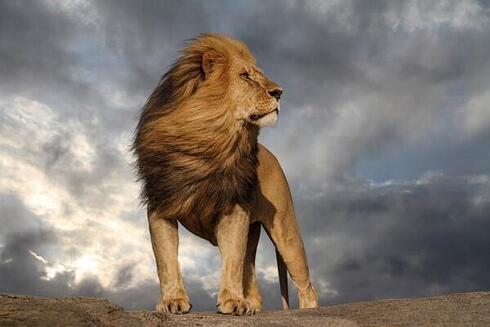
#> input picture uploads/8kd8qhz2do_Lion_King.jpg, 490 x 327 px
$ python -i app.py   (imports and definitions only)
#> lines starting #> are read from the running program, lines starting #| are printed output that depends on the picture
import cv2
import numpy as np
import os
import uuid
from flask import Flask, render_template, request, send_file, redirect, url_for

# [1 line not run here, left out]
UPLOAD_FOLDER = 'uploads'
# [1 line not run here, left out]

def convert_to_sketch(image_path):
    # Load the image and convert to grayscale
#> called with image_path = 'uploads/8kd8qhz2do_Lion_King.jpg'
    image = cv2.imread(image_path)
#> image is the input picture: shape (327, 490, 3); mean B, G, R 115, 122.7, 131.3
    gray_image = cv2.cvtColor(image, cv2.COLOR_BGR2GRAY)
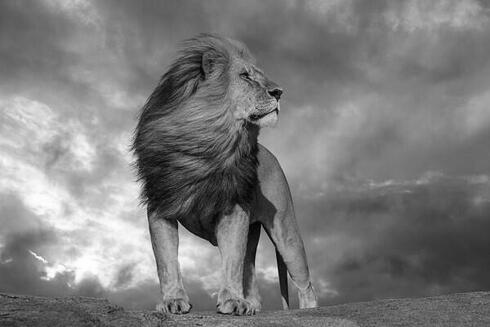
#> gray_image: shape (327, 490); min 1, max 255, mean 124.4

    # Invert the grayscale image to prepare for sketch effect
    inverted_image = cv2.bitwise_not(gray_image)

    # Apply a Gaussian blur to the inverted image to simulate softness
    kernel_size = (35, 35) if min(image.shape[:2]) > 1000 else (21, 21)
#> kernel_size = (21, 21)
    blurred = cv2.GaussianBlur(inverted_image, kernel_size, sigmaX=0, sigmaY=0)
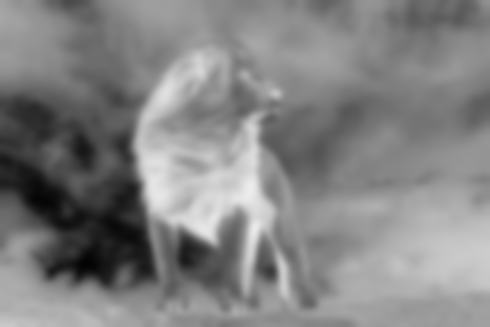
#> blurred: shape (327, 490); min 3, max 237, mean 130.6

    # Invert the blurred image and create the base sketch
    inverted_blurred = cv2.bitwise_not(blurred)
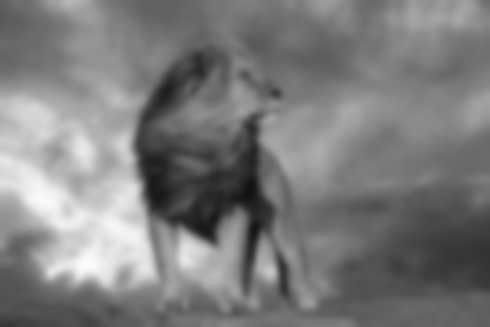
#> inverted_blurred: shape (327, 490); min 18, max 252, mean 124.4
    sketch_base = cv2.divide(gray_image, inverted_blurred, scale=256.0)
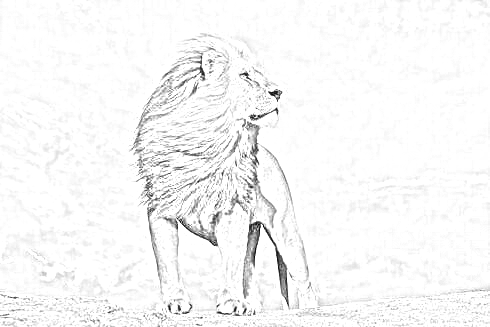
#> sketch_base: shape (327, 490); min 5, max 255, mean 246.8

    # Apply adaptive thresholding to add detail and texture
    detailed_sketch = cv2.adaptiveThreshold(sketch_base, 255, cv2.ADAPTIVE_THRESH_MEAN_C,
                                            cv2.THRESH_BINARY, blockSize=9, C=2)
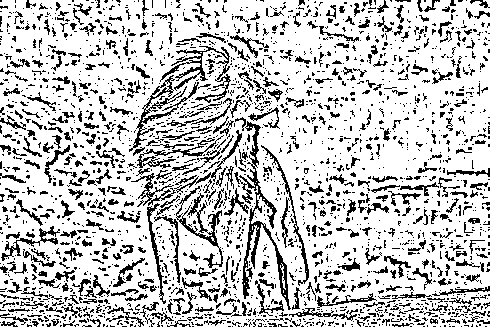
#> detailed_sketch: shape (327, 490); 77.7% white; black in thin lines or dots

    # Enhance edges with Canny edge detection and blend with the detailed sketch
    edges = cv2.Canny(gray_image, 50, 150)
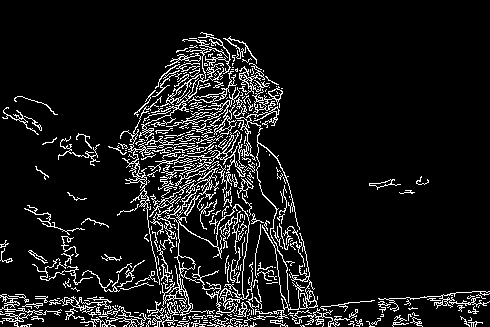
#> edges: shape (327, 490); 9.3% white in thin lines or dots
    final_sketch = cv2.addWeighted(detailed_sketch, 0.8, edges, 0.2, 0)
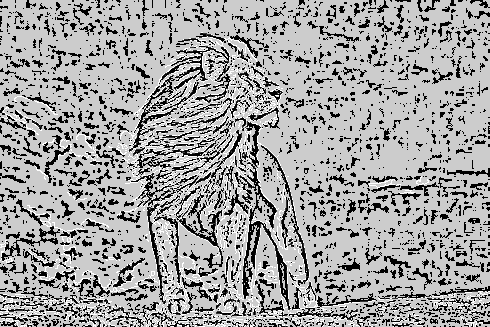
#> final_sketch: shape (327, 490); min 0, max 255, mean 163.3

    # Save the sketch with a unique filename to prevent overwriting
    sketch_filename = f"{uuid.uuid4().hex}_sketch.png"
    sketch_path = os.path.join(UPLOAD_FOLDER, sketch_filename)
    cv2.imwrite(sketch_path, final_sketch)

    return sketch_path

# [15 lines that did not run here, left out]

# [4 lines that did not run here, left out]

# [3 lines that did not run here, left out]

# [2 lines not run here, left out]

>>> result = convert_to_sketch('uploads/8kd8qhz2do_Lion_King.jpg')
